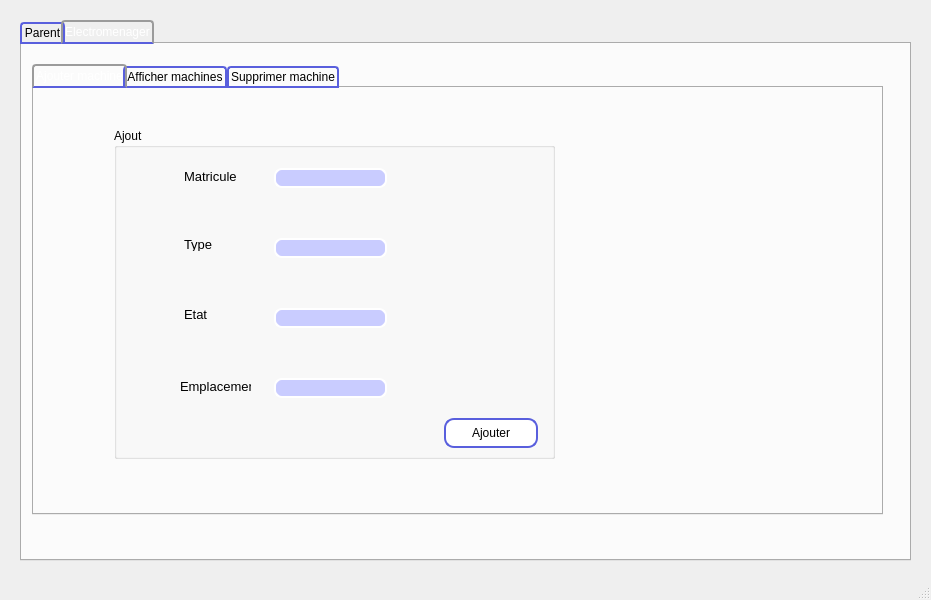
<?xml version="1.0" encoding="UTF-8"?>
<ui version="4.0">
 <class>MainWindow</class>
 <widget class="QMainWindow" name="MainWindow">
  <property name="geometry">
   <rect>
    <x>0</x>
    <y>0</y>
    <width>931</width>
    <height>600</height>
   </rect>
  </property>
  <property name="windowTitle">
   <string>MainWindow</string>
  </property>
  <property name="styleSheet">
   <string notr="true">#centralwidget {
background-image: url(&quot;fond.png&quot;);
}
#tab_3 #tab_4  #tab_5{
background: transparent;
}
#tab_parents{
background: transparent;
}
#ajourterParents{
background: transparent;
}
#afficherParents{
background: transparent;
}
#afficherMachine{
background: transparent;
}
#supprimerParents{
background: transparent;
}
#QGroupBox{
background: transparent;
}
QTabWidget::pane { /* The tab widget frame */
     border-top: 2px solid #aaaaff;
background-image: url(&quot;fond.png&quot;);
 }

 
QTabBar::tab {
     background: qlineargradient(x1: 0, y1: 0, x2: 0, y2: 1,
                                 stop: 0 #E1E1E1, stop: 0.4 #DDDDDD,
                                 stop: 0.5 #D8D8D8, stop: 1.0 #D3D3D3);
     border: 2px solid #595fdd;
     border-bottom-color: #595fdd; /* same as the pane color */
     border-top-left-radius: 4px;
     border-top-right-radius: 4px;
     min-width: 8ex;
     padding: 2px;

 }
 
 QTabBar::tab:selected, QTabBar::tab:hover {
     background: qlineargradient(x1: 0, y1: 0, x2: 0, y2: 1,
                                 stop: 0 #aaaaff, stop: 0.4 #aaaaff,
                                 stop: 0.5 #aaaaff, stop: 1.0 #aaaaff);
	color:white; 
}
 
 QTabBar::tab:selected {
     border-color: #9B9B9B;
     border-bottom-color: #595fdd; /* same as pane color */
 }
 
 QTabBar::tab:!selected {
     margin-top: 2px; /* make non-selected tabs look smaller */
 }
 
 /* make use of negative margins for overlapping tabs */
 QTabBar::tab:selected {
     /* expand/overlap to the left and right by 4px */
     margin-left: -4px;
     margin-right: -4px;
 }
 
 QTabBar::tab:first:selected {
     margin-left: 0; /* the first selected tab has nothing to overlap with on the left */
 }
 
 QTabBar::tab:last:selected {
     margin-right: 0; /* the last selected tab has nothing to overlap with on the right */
 }
 
 QTabBar::tab:only-one {
     margin: 0; /* if there is only one tab, we don't want overlapping margins */
}

 

QTableView {border: 3px solid #595fdd;text-align: top;padding: 4px;border-radius: 7px;border-bottom-left-radius: 7px;background: #fff;opacity:0.5;width: 15px;}
QTableView::item:focus{selection-background-color: #8FE585;}

#MyLoginForm {
background: red;
}

#mainFrame {
border: 3px solid red;
border-radius: 40px;
background: white;
}
QLineEdit {
padding: 1px;
border-style: solid;
border: 2px solid #595fdd;
border-radius: 8px;
}
QTextEdit {
padding: 1px;
border-style: solid;
border: 2px solid #595fdd;
border-radius: 8px;
}
QDateEdit {
padding: 1px;
border-style: solid;
border: 2px solid #595fdd;
border-radius: 8px;
}
QTimeEdit {
padding: 1px;
border-style: solid;
border: 2px solid #595fdd;
border-radius: 8px;
}

QPushButton {
color: black;
  background: white;

border-width: 2px;
border-color: #595fdd;
border-style: solid;
border-radius: 10;
padding: 3px;
font-size: 12px;
padding-left: 5px;
padding-right: 5px;
min-width: 80px;
max-width:1800px;
min-height: 20px;
max-height: 20px;
}
QLabel {
font-weight: blue;
font-size: 13px;
}
QPushButton:hover { background-color: #595fdd; }
QComboBox{
border-style: solid;
border: 2px solid #595fdd;


 }</string>
  </property>
  <widget class="QWidget" name="centralwidget">
   <widget class="QTabWidget" name="tabWidget_gestionOumayma">
    <property name="geometry">
     <rect>
      <x>20</x>
      <y>20</y>
      <width>891</width>
      <height>541</height>
     </rect>
    </property>
    <property name="styleSheet">
     <string notr="true">font: 8pt &quot;Comic Sans MS&quot;;</string>
    </property>
    <property name="currentIndex">
     <number>1</number>
    </property>
    <widget class="QWidget" name="tab_parents">
     <property name="styleSheet">
      <string notr="true"/>
     </property>
     <attribute name="title">
      <string>Parent</string>
     </attribute>
     <widget class="QTabWidget" name="tabWidget_parents">
      <property name="geometry">
       <rect>
        <x>20</x>
        <y>10</y>
        <width>811</width>
        <height>501</height>
       </rect>
      </property>
      <property name="mouseTracking">
       <bool>false</bool>
      </property>
      <property name="styleSheet">
       <string notr="true">font: 8pt &quot;Comic Sans MS&quot;;</string>
      </property>
      <property name="tabShape">
       <enum>QTabWidget::Rounded</enum>
      </property>
      <property name="currentIndex">
       <number>1</number>
      </property>
      <widget class="QWidget" name="ajourterParents">
       <property name="styleSheet">
        <string notr="true">#ajouterParents {
background-image: url(&quot;fond.png&quot;);
}</string>
       </property>
       <attribute name="title">
        <string>Ajouter parent</string>
       </attribute>
       <widget class="QGroupBox" name="groupBox_ajoutParent">
        <property name="geometry">
         <rect>
          <x>50</x>
          <y>10</y>
          <width>441</width>
          <height>441</height>
         </rect>
        </property>
        <property name="styleSheet">
         <string notr="true">#groupBox_ajoutParent{
background_image : url(&quot;fond.png&quot;);
}</string>
        </property>
        <property name="title">
         <string>Ajout</string>
        </property>
        <widget class="QLineEdit" name="le_matricule_parents">
         <property name="geometry">
          <rect>
           <x>160</x>
           <y>40</y>
           <width>113</width>
           <height>20</height>
          </rect>
         </property>
         <property name="styleSheet">
          <string notr="true">background-color: rgb(201, 204, 255);
border-color: rgb(255, 255, 255);</string>
         </property>
        </widget>
        <widget class="QLineEdit" name="le_nom_parents">
         <property name="geometry">
          <rect>
           <x>160</x>
           <y>90</y>
           <width>113</width>
           <height>20</height>
          </rect>
         </property>
         <property name="styleSheet">
          <string notr="true">background-color: rgb(201, 204, 255);
border-color: rgb(255, 255, 255);</string>
         </property>
        </widget>
        <widget class="QLineEdit" name="le_prenom_parents">
         <property name="geometry">
          <rect>
           <x>160</x>
           <y>140</y>
           <width>113</width>
           <height>20</height>
          </rect>
         </property>
         <property name="styleSheet">
          <string notr="true">background-color: rgb(201, 204, 255);
border-color: rgb(255, 255, 255);</string>
         </property>
        </widget>
        <widget class="QLabel" name="label_9">
         <property name="geometry">
          <rect>
           <x>70</x>
           <y>40</y>
           <width>61</width>
           <height>16</height>
          </rect>
         </property>
         <property name="text">
          <string>Matricule</string>
         </property>
        </widget>
        <widget class="QLabel" name="label_10">
         <property name="geometry">
          <rect>
           <x>70</x>
           <y>90</y>
           <width>47</width>
           <height>13</height>
          </rect>
         </property>
         <property name="text">
          <string>Nom</string>
         </property>
        </widget>
        <widget class="QLabel" name="label_11">
         <property name="geometry">
          <rect>
           <x>70</x>
           <y>140</y>
           <width>47</width>
           <height>13</height>
          </rect>
         </property>
         <property name="text">
          <string>Prenom</string>
         </property>
        </widget>
        <widget class="QLabel" name="label_12">
         <property name="geometry">
          <rect>
           <x>70</x>
           <y>190</y>
           <width>71</width>
           <height>16</height>
          </rect>
         </property>
         <property name="text">
          <string>Mail</string>
         </property>
        </widget>
        <widget class="QLineEdit" name="le_mail_parents">
         <property name="geometry">
          <rect>
           <x>160</x>
           <y>190</y>
           <width>113</width>
           <height>20</height>
          </rect>
         </property>
         <property name="styleSheet">
          <string notr="true">background-color: rgb(201, 204, 255);
border-color: rgb(255, 255, 255);</string>
         </property>
        </widget>
        <widget class="QPushButton" name="pb_ajouter_parents">
         <property name="geometry">
          <rect>
           <x>330</x>
           <y>400</y>
           <width>94</width>
           <height>30</height>
          </rect>
         </property>
         <property name="styleSheet">
          <string notr="true">font: 75 10pt &quot;Comic Sans MS&quot;;</string>
         </property>
         <property name="text">
          <string>Ajouter</string>
         </property>
        </widget>
        <widget class="QLabel" name="label">
         <property name="geometry">
          <rect>
           <x>70</x>
           <y>240</y>
           <width>47</width>
           <height>13</height>
          </rect>
         </property>
         <property name="text">
          <string>Adresse</string>
         </property>
        </widget>
        <widget class="QLabel" name="label_2">
         <property name="geometry">
          <rect>
           <x>70</x>
           <y>290</y>
           <width>47</width>
           <height>13</height>
          </rect>
         </property>
         <property name="text">
          <string>Numero</string>
         </property>
        </widget>
        <widget class="QLineEdit" name="le_adresse_parents">
         <property name="geometry">
          <rect>
           <x>160</x>
           <y>240</y>
           <width>113</width>
           <height>20</height>
          </rect>
         </property>
         <property name="styleSheet">
          <string notr="true">background-color: rgb(201, 204, 255);
border-color: rgb(255, 255, 255);</string>
         </property>
        </widget>
        <widget class="QLineEdit" name="le_numero_parents">
         <property name="geometry">
          <rect>
           <x>160</x>
           <y>290</y>
           <width>113</width>
           <height>20</height>
          </rect>
         </property>
         <property name="styleSheet">
          <string notr="true">background-color: rgb(201, 204, 255);
border-color: rgb(255, 255, 255);</string>
         </property>
        </widget>
       </widget>
      </widget>
      <widget class="QWidget" name="afficherParents">
       <attribute name="title">
        <string>Afficher parent</string>
       </attribute>
       <widget class="QTableView" name="tableView_afficherParents">
        <property name="geometry">
         <rect>
          <x>20</x>
          <y>20</y>
          <width>531</width>
          <height>351</height>
         </rect>
        </property>
        <property name="styleSheet">
         <string notr="true">background-color: rgb(201, 204, 255);
alternate-background-color: rgb(201, 204, 255);
border-color: rgb(255, 255, 255);
selection-background-color: rgb(222, 124, 255);</string>
        </property>
       </widget>
       <widget class="QPushButton" name="pb_actualiser_parents">
        <property name="geometry">
         <rect>
          <x>40</x>
          <y>410</y>
          <width>94</width>
          <height>30</height>
         </rect>
        </property>
        <property name="styleSheet">
         <string notr="true">font: 75 10pt &quot;Comic Sans MS&quot;;</string>
        </property>
        <property name="text">
         <string>Actualiser</string>
        </property>
       </widget>
       <widget class="QPushButton" name="pb_modifier_parent">
        <property name="geometry">
         <rect>
          <x>160</x>
          <y>410</y>
          <width>94</width>
          <height>30</height>
         </rect>
        </property>
        <property name="styleSheet">
         <string notr="true">font: 75 10pt &quot;Comic Sans MS&quot;;</string>
        </property>
        <property name="text">
         <string>Modifier</string>
        </property>
       </widget>
       <widget class="QLineEdit" name="le_nom_parent2">
        <property name="geometry">
         <rect>
          <x>670</x>
          <y>70</y>
          <width>113</width>
          <height>20</height>
         </rect>
        </property>
        <property name="styleSheet">
         <string notr="true">background-color: rgb(201, 204, 255);
border-color: rgb(255, 255, 255);</string>
        </property>
       </widget>
       <widget class="QLineEdit" name="le_prenom_parent2">
        <property name="geometry">
         <rect>
          <x>670</x>
          <y>120</y>
          <width>113</width>
          <height>20</height>
         </rect>
        </property>
        <property name="styleSheet">
         <string notr="true">background-color: rgb(201, 204, 255);
border-color: rgb(255, 255, 255);</string>
        </property>
       </widget>
       <widget class="QLineEdit" name="le_mail_parent2">
        <property name="geometry">
         <rect>
          <x>670</x>
          <y>170</y>
          <width>113</width>
          <height>20</height>
         </rect>
        </property>
        <property name="styleSheet">
         <string notr="true">background-color: rgb(201, 204, 255);
border-color: rgb(255, 255, 255);</string>
        </property>
       </widget>
       <widget class="QLineEdit" name="le_adresse_parent2">
        <property name="geometry">
         <rect>
          <x>670</x>
          <y>220</y>
          <width>113</width>
          <height>20</height>
         </rect>
        </property>
        <property name="styleSheet">
         <string notr="true">background-color: rgb(201, 204, 255);
border-color: rgb(255, 255, 255);</string>
        </property>
       </widget>
       <widget class="QLineEdit" name="le_numero_parent2">
        <property name="geometry">
         <rect>
          <x>670</x>
          <y>270</y>
          <width>113</width>
          <height>20</height>
         </rect>
        </property>
        <property name="styleSheet">
         <string notr="true">background-color: rgb(201, 204, 255);
border-color: rgb(255, 255, 255);</string>
        </property>
       </widget>
       <widget class="QPushButton" name="pb_validerModifP">
        <property name="geometry">
         <rect>
          <x>690</x>
          <y>310</y>
          <width>94</width>
          <height>30</height>
         </rect>
        </property>
        <property name="styleSheet">
         <string notr="true">alternate-background-color: rgb(149, 151, 255);
font: 75 10pt &quot;Comic Sans MS&quot;;</string>
        </property>
        <property name="text">
         <string>Valider</string>
        </property>
       </widget>
       <widget class="QLineEdit" name="le_matricule_parent2">
        <property name="geometry">
         <rect>
          <x>670</x>
          <y>20</y>
          <width>113</width>
          <height>20</height>
         </rect>
        </property>
        <property name="styleSheet">
         <string notr="true">border-color: rgb(255, 255, 255);
background-color: rgb(149, 151, 255);</string>
        </property>
       </widget>
       <widget class="QPushButton" name="pb_rechercheP">
        <property name="geometry">
         <rect>
          <x>450</x>
          <y>410</y>
          <width>94</width>
          <height>30</height>
         </rect>
        </property>
        <property name="styleSheet">
         <string notr="true">font: 75 10pt &quot;Comic Sans MS&quot;;</string>
        </property>
        <property name="text">
         <string>Rechercher</string>
        </property>
       </widget>
       <widget class="QLineEdit" name="le_rechercheP">
        <property name="geometry">
         <rect>
          <x>320</x>
          <y>410</y>
          <width>113</width>
          <height>20</height>
         </rect>
        </property>
       </widget>
       <widget class="QLabel" name="label_17">
        <property name="geometry">
         <rect>
          <x>590</x>
          <y>20</y>
          <width>61</width>
          <height>16</height>
         </rect>
        </property>
        <property name="styleSheet">
         <string notr="true">font: 8pt &quot;Comic Sans MS&quot;;</string>
        </property>
        <property name="text">
         <string>Matricule</string>
        </property>
       </widget>
       <widget class="QLabel" name="label_18">
        <property name="geometry">
         <rect>
          <x>590</x>
          <y>70</y>
          <width>47</width>
          <height>13</height>
         </rect>
        </property>
        <property name="styleSheet">
         <string notr="true">font: 8pt &quot;Comic Sans MS&quot;;</string>
        </property>
        <property name="text">
         <string>Nom</string>
        </property>
       </widget>
       <widget class="QLabel" name="label_19">
        <property name="geometry">
         <rect>
          <x>590</x>
          <y>120</y>
          <width>47</width>
          <height>13</height>
         </rect>
        </property>
        <property name="styleSheet">
         <string notr="true">font: 8pt &quot;Comic Sans MS&quot;;</string>
        </property>
        <property name="text">
         <string>Prenom</string>
        </property>
       </widget>
       <widget class="QLabel" name="label_20">
        <property name="geometry">
         <rect>
          <x>590</x>
          <y>170</y>
          <width>47</width>
          <height>13</height>
         </rect>
        </property>
        <property name="styleSheet">
         <string notr="true">font: 8pt &quot;Comic Sans MS&quot;;</string>
        </property>
        <property name="text">
         <string>Mail</string>
        </property>
       </widget>
       <widget class="QLabel" name="label_21">
        <property name="geometry">
         <rect>
          <x>590</x>
          <y>220</y>
          <width>47</width>
          <height>13</height>
         </rect>
        </property>
        <property name="styleSheet">
         <string notr="true">font: 8pt &quot;Comic Sans MS&quot;;</string>
        </property>
        <property name="text">
         <string>Adresse</string>
        </property>
       </widget>
       <widget class="QLabel" name="label_22">
        <property name="geometry">
         <rect>
          <x>590</x>
          <y>270</y>
          <width>47</width>
          <height>13</height>
         </rect>
        </property>
        <property name="styleSheet">
         <string notr="true">font: 8pt &quot;Comic Sans MS&quot;;
</string>
        </property>
        <property name="text">
         <string>Numero</string>
        </property>
       </widget>
       <widget class="QRadioButton" name="rb_triNomP">
        <property name="geometry">
         <rect>
          <x>590</x>
          <y>350</y>
          <width>82</width>
          <height>17</height>
         </rect>
        </property>
        <property name="styleSheet">
         <string notr="true">font: 8pt &quot;Comic Sans MS&quot;;</string>
        </property>
        <property name="text">
         <string>Tri Par nom</string>
        </property>
       </widget>
       <widget class="QRadioButton" name="rb_triPrenomP">
        <property name="geometry">
         <rect>
          <x>590</x>
          <y>380</y>
          <width>101</width>
          <height>17</height>
         </rect>
        </property>
        <property name="styleSheet">
         <string notr="true">font: 8pt &quot;Comic Sans MS&quot;;</string>
        </property>
        <property name="text">
         <string>Tri par prénom</string>
        </property>
       </widget>
       <widget class="QRadioButton" name="rb_triNumeroP">
        <property name="geometry">
         <rect>
          <x>590</x>
          <y>410</y>
          <width>101</width>
          <height>17</height>
         </rect>
        </property>
        <property name="styleSheet">
         <string notr="true">font: 8pt &quot;Comic Sans MS&quot;;</string>
        </property>
        <property name="text">
         <string>Tri par numero</string>
        </property>
       </widget>
       <widget class="QPushButton" name="pd_exportPDFP">
        <property name="geometry">
         <rect>
          <x>700</x>
          <y>430</y>
          <width>94</width>
          <height>30</height>
         </rect>
        </property>
        <property name="styleSheet">
         <string notr="true">font: 75 10pt &quot;Comic Sans MS&quot;;</string>
        </property>
        <property name="text">
         <string>Export PDF</string>
        </property>
       </widget>
      </widget>
      <widget class="QWidget" name="supprimerParents">
       <attribute name="title">
        <string>Supprimer parent</string>
       </attribute>
       <widget class="QPushButton" name="pb_supprimer_parent">
        <property name="geometry">
         <rect>
          <x>410</x>
          <y>140</y>
          <width>94</width>
          <height>30</height>
         </rect>
        </property>
        <property name="styleSheet">
         <string notr="true">font: 75 10pt &quot;Comic Sans MS&quot;;</string>
        </property>
        <property name="text">
         <string>Supprimer</string>
        </property>
       </widget>
       <widget class="QLineEdit" name="le_parent_supp">
        <property name="geometry">
         <rect>
          <x>210</x>
          <y>140</y>
          <width>113</width>
          <height>20</height>
         </rect>
        </property>
        <property name="styleSheet">
         <string notr="true">background-color: rgb(201, 204, 255);
border-color: rgb(255, 255, 255);</string>
        </property>
       </widget>
       <widget class="QLabel" name="label_4">
        <property name="geometry">
         <rect>
          <x>80</x>
          <y>140</y>
          <width>47</width>
          <height>13</height>
         </rect>
        </property>
        <property name="text">
         <string>Id</string>
        </property>
       </widget>
      </widget>
     </widget>
    </widget>
    <widget class="QWidget" name="afficherMachine">
     <attribute name="title">
      <string>Electromenager</string>
     </attribute>
     <widget class="QTabWidget" name="tabWidget_afficherMachine">
      <property name="geometry">
       <rect>
        <x>10</x>
        <y>20</y>
        <width>851</width>
        <height>451</height>
       </rect>
      </property>
      <property name="currentIndex">
       <number>0</number>
      </property>
      <widget class="QWidget" name="tab_3">
       <attribute name="title">
        <string>Ajouter machine</string>
       </attribute>
       <widget class="QGroupBox" name="groupBox_2">
        <property name="geometry">
         <rect>
          <x>80</x>
          <y>40</y>
          <width>441</width>
          <height>331</height>
         </rect>
        </property>
        <property name="title">
         <string>Ajout</string>
        </property>
        <widget class="QLineEdit" name="le_matricule_machine">
         <property name="geometry">
          <rect>
           <x>160</x>
           <y>40</y>
           <width>113</width>
           <height>20</height>
          </rect>
         </property>
         <property name="styleSheet">
          <string notr="true">background-color: rgb(201, 204, 255);
border-color: rgb(255, 255, 255);</string>
         </property>
        </widget>
        <widget class="QLineEdit" name="le_type_machine">
         <property name="geometry">
          <rect>
           <x>160</x>
           <y>110</y>
           <width>113</width>
           <height>20</height>
          </rect>
         </property>
         <property name="styleSheet">
          <string notr="true">background-color: rgb(201, 204, 255);
border-color: rgb(255, 255, 255);</string>
         </property>
        </widget>
        <widget class="QLineEdit" name="le_etat_machine">
         <property name="geometry">
          <rect>
           <x>160</x>
           <y>180</y>
           <width>113</width>
           <height>20</height>
          </rect>
         </property>
         <property name="styleSheet">
          <string notr="true">background-color: rgb(201, 204, 255);
border-color: rgb(255, 255, 255);</string>
         </property>
        </widget>
        <widget class="QLabel" name="label_5">
         <property name="geometry">
          <rect>
           <x>70</x>
           <y>40</y>
           <width>61</width>
           <height>16</height>
          </rect>
         </property>
         <property name="text">
          <string>Matricule</string>
         </property>
        </widget>
        <widget class="QLabel" name="label_6">
         <property name="geometry">
          <rect>
           <x>70</x>
           <y>110</y>
           <width>47</width>
           <height>13</height>
          </rect>
         </property>
         <property name="text">
          <string>Type</string>
         </property>
        </widget>
        <widget class="QLabel" name="label_7">
         <property name="geometry">
          <rect>
           <x>70</x>
           <y>180</y>
           <width>47</width>
           <height>13</height>
          </rect>
         </property>
         <property name="text">
          <string>Etat</string>
         </property>
        </widget>
        <widget class="QLabel" name="label_8">
         <property name="geometry">
          <rect>
           <x>66</x>
           <y>250</y>
           <width>71</width>
           <height>16</height>
          </rect>
         </property>
         <property name="text">
          <string>Emplacement</string>
         </property>
        </widget>
        <widget class="QLineEdit" name="le_emplacement_machine">
         <property name="geometry">
          <rect>
           <x>160</x>
           <y>250</y>
           <width>113</width>
           <height>20</height>
          </rect>
         </property>
         <property name="styleSheet">
          <string notr="true">background-color: rgb(201, 204, 255);
border-color: rgb(255, 255, 255);</string>
         </property>
        </widget>
        <widget class="QPushButton" name="pb_ajouter_machine">
         <property name="geometry">
          <rect>
           <x>330</x>
           <y>290</y>
           <width>94</width>
           <height>30</height>
          </rect>
         </property>
         <property name="text">
          <string>Ajouter</string>
         </property>
        </widget>
       </widget>
      </widget>
      <widget class="QWidget" name="tab_4">
       <attribute name="title">
        <string>Afficher machines</string>
       </attribute>
       <widget class="QTableView" name="tableView_afficherMachine">
        <property name="geometry">
         <rect>
          <x>30</x>
          <y>20</y>
          <width>521</width>
          <height>341</height>
         </rect>
        </property>
        <property name="styleSheet">
         <string notr="true">background-color: rgb(201, 204, 255);
alternate-background-color: rgb(201, 204, 255);
border-color: rgb(255, 255, 255);
selection-background-color: rgb(222, 124, 255);</string>
        </property>
        <property name="gridStyle">
         <enum>Qt::SolidLine</enum>
        </property>
       </widget>
       <widget class="QPushButton" name="pb_actualiser_machine">
        <property name="geometry">
         <rect>
          <x>30</x>
          <y>380</y>
          <width>94</width>
          <height>30</height>
         </rect>
        </property>
        <property name="text">
         <string>Actualiser</string>
        </property>
       </widget>
       <widget class="QPushButton" name="pb_modifier_machine">
        <property name="geometry">
         <rect>
          <x>200</x>
          <y>380</y>
          <width>94</width>
          <height>30</height>
         </rect>
        </property>
        <property name="text">
         <string>Modifier</string>
        </property>
       </widget>
       <widget class="QLineEdit" name="le_matricule_machine2">
        <property name="geometry">
         <rect>
          <x>700</x>
          <y>40</y>
          <width>113</width>
          <height>20</height>
         </rect>
        </property>
        <property name="styleSheet">
         <string notr="true">border-color: rgb(255, 255, 255);
background-color: rgb(149, 151, 255);</string>
        </property>
       </widget>
       <widget class="QLineEdit" name="le_type_machine2">
        <property name="geometry">
         <rect>
          <x>700</x>
          <y>90</y>
          <width>113</width>
          <height>20</height>
         </rect>
        </property>
        <property name="styleSheet">
         <string notr="true">background-color: rgb(201, 204, 255);
border-color: rgb(255, 255, 255);</string>
        </property>
       </widget>
       <widget class="QLineEdit" name="le_etat_machine2">
        <property name="geometry">
         <rect>
          <x>700</x>
          <y>140</y>
          <width>113</width>
          <height>20</height>
         </rect>
        </property>
        <property name="styleSheet">
         <string notr="true">background-color: rgb(201, 204, 255);
border-color: rgb(255, 255, 255);</string>
        </property>
       </widget>
       <widget class="QLineEdit" name="le_emplacement_machine2">
        <property name="geometry">
         <rect>
          <x>700</x>
          <y>190</y>
          <width>113</width>
          <height>20</height>
         </rect>
        </property>
        <property name="styleSheet">
         <string notr="true">background-color: rgb(201, 204, 255);
border-color: rgb(255, 255, 255);</string>
        </property>
       </widget>
       <widget class="QPushButton" name="pb_valider_modifE">
        <property name="geometry">
         <rect>
          <x>720</x>
          <y>240</y>
          <width>94</width>
          <height>30</height>
         </rect>
        </property>
        <property name="text">
         <string>Valider</string>
        </property>
       </widget>
       <widget class="QPushButton" name="pb_imprimerM">
        <property name="geometry">
         <rect>
          <x>720</x>
          <y>380</y>
          <width>94</width>
          <height>30</height>
         </rect>
        </property>
        <property name="text">
         <string>Imprimer</string>
        </property>
       </widget>
       <widget class="QRadioButton" name="rb_etatM">
        <property name="geometry">
         <rect>
          <x>580</x>
          <y>270</y>
          <width>82</width>
          <height>17</height>
         </rect>
        </property>
        <property name="text">
         <string>Tri par etat</string>
        </property>
       </widget>
       <widget class="QRadioButton" name="rb_emplacementM">
        <property name="geometry">
         <rect>
          <x>580</x>
          <y>300</y>
          <width>121</width>
          <height>17</height>
         </rect>
        </property>
        <property name="text">
         <string>Tri par emplacement</string>
        </property>
       </widget>
       <widget class="QRadioButton" name="rb_typeM">
        <property name="geometry">
         <rect>
          <x>580</x>
          <y>330</y>
          <width>82</width>
          <height>17</height>
         </rect>
        </property>
        <property name="text">
         <string>Tri par type</string>
        </property>
       </widget>
       <widget class="QLabel" name="label_13">
        <property name="geometry">
         <rect>
          <x>590</x>
          <y>40</y>
          <width>61</width>
          <height>16</height>
         </rect>
        </property>
        <property name="text">
         <string>Matricule</string>
        </property>
       </widget>
       <widget class="QLabel" name="label_14">
        <property name="geometry">
         <rect>
          <x>590</x>
          <y>90</y>
          <width>47</width>
          <height>21</height>
         </rect>
        </property>
        <property name="text">
         <string>Type</string>
        </property>
       </widget>
       <widget class="QLabel" name="label_15">
        <property name="geometry">
         <rect>
          <x>590</x>
          <y>140</y>
          <width>47</width>
          <height>13</height>
         </rect>
        </property>
        <property name="text">
         <string>Etat</string>
        </property>
       </widget>
       <widget class="QLabel" name="label_16">
        <property name="geometry">
         <rect>
          <x>590</x>
          <y>190</y>
          <width>91</width>
          <height>16</height>
         </rect>
        </property>
        <property name="text">
         <string>Emplacement</string>
        </property>
       </widget>
       <widget class="QPushButton" name="pb_rechercheM">
        <property name="geometry">
         <rect>
          <x>500</x>
          <y>380</y>
          <width>94</width>
          <height>30</height>
         </rect>
        </property>
        <property name="text">
         <string>Recherche</string>
        </property>
       </widget>
       <widget class="QLineEdit" name="le_rechercheM">
        <property name="geometry">
         <rect>
          <x>350</x>
          <y>380</y>
          <width>113</width>
          <height>20</height>
         </rect>
        </property>
       </widget>
      </widget>
      <widget class="QWidget" name="tab_5">
       <attribute name="title">
        <string>Supprimer machine</string>
       </attribute>
       <widget class="QLineEdit" name="le_machine_supp">
        <property name="geometry">
         <rect>
          <x>210</x>
          <y>129</y>
          <width>141</width>
          <height>31</height>
         </rect>
        </property>
        <property name="styleSheet">
         <string notr="true">background-color: rgb(201, 204, 255);
border-color: rgb(255, 255, 255);</string>
        </property>
       </widget>
       <widget class="QLabel" name="label_3">
        <property name="geometry">
         <rect>
          <x>100</x>
          <y>140</y>
          <width>61</width>
          <height>16</height>
         </rect>
        </property>
        <property name="text">
         <string>Matricule</string>
        </property>
       </widget>
       <widget class="QPushButton" name="pb_supprimer_machine">
        <property name="geometry">
         <rect>
          <x>410</x>
          <y>130</y>
          <width>94</width>
          <height>30</height>
         </rect>
        </property>
        <property name="text">
         <string>Supprimer</string>
        </property>
       </widget>
      </widget>
     </widget>
    </widget>
   </widget>
  </widget>
  <widget class="QMenuBar" name="menubar">
   <property name="geometry">
    <rect>
     <x>0</x>
     <y>0</y>
     <width>931</width>
     <height>21</height>
    </rect>
   </property>
  </widget>
  <widget class="QStatusBar" name="statusbar"/>
 </widget>
 <resources/>
 <connections/>
</ui>
